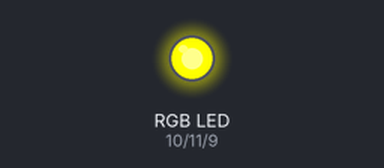
This sketch was run on a simulated Arduino Uno, built with avr-gcc and run on an emulated ATmega328P. On the bench: an RGB LED mixed from three pins (HIGH = lit).

Above: at 0.2 s.
At 1.2 s:
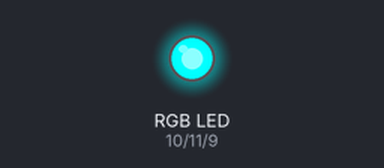
At 2.2 s:
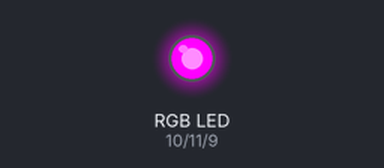
At 5.7 s:
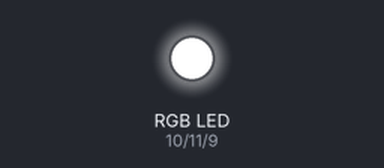
Timing chart, 0 to 6.9 s (numbered marks = the images above):
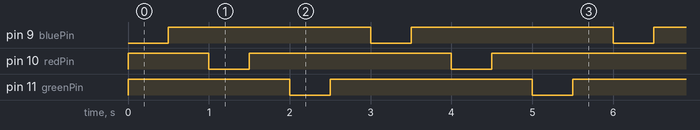

The sketch:

RGB_pink_.ino
```cpp
// Pin definitions
const int bluePin = 9;    // PWM pin for blue
const int redPin = 10;    // PWM pin for red
const int greenPin = 11; // PWM pin for green
const int delayTime = 500;
const int darkTime = 500;

void setup() {
  // Set the RGB pins as outputs
  pinMode(bluePin, OUTPUT);
  pinMode(redPin, OUTPUT);
  pinMode(greenPin, OUTPUT);
}

void loop() {
  // Set the RGB color
  setColor(0, 0, 255);
  delay(delayTime);
  setDark();
  delay(darkTime);
  setColor(255, 0, 0);
  delay(delayTime);
  setDark();
  delay(darkTime);
  setColor(0, 255, 0);
  delay(delayTime);
  setDark();
  delay(darkTime);

}

// Function to set the RGB color
void setColor(int red, int green, int blue) {
  analogWrite(redPin, 255-red);
  analogWrite(greenPin, 255-green);
  analogWrite(bluePin, 255-blue);
}

void setDark() {
  analogWrite(redPin, 255);
  analogWrite(greenPin, 255);
  analogWrite(bluePin, 255);
}
```

Measured:
- by itself, pin 9 (bluePin): alternates HIGH for 2.5 s and LOW for 0.50 s
- by itself, pin 10 (redPin), pin 11 (greenPin): repeats every 3.0 s: LOW 0.50 s, HIGH 2.5 s
- by itself, everything shown: repeats every 3.0 s, in 6 steps
